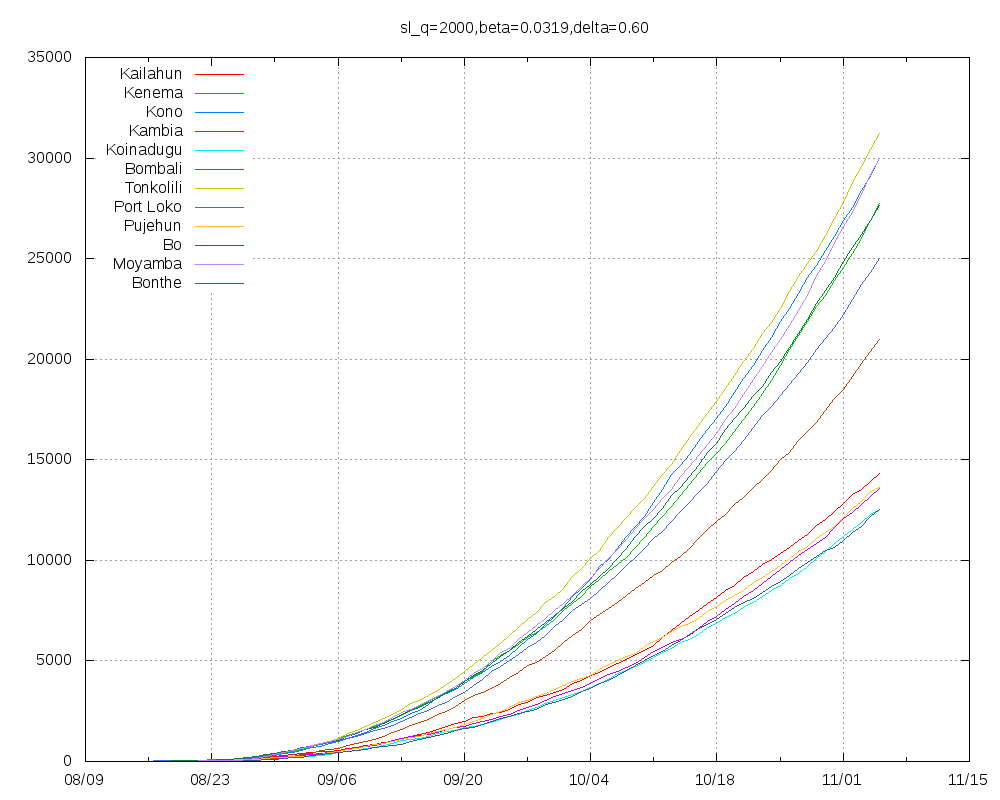

Here is the gnuplot script that generated this plot:
set title "sl_q=2000,beta=0.0319,delta=0.60"
set key top left
set grid
set xdata time
set timefmt "%Y-%m-%d"
set terminal png size 1000,800
set output "sl_q=2000,beta=0.0319,delta=0.60.png"
plot "Kailahun.tab" using 1:2 title "Kailahun" with lines,"Kenema.tab" using 1:2 title "Kenema" with lines,"Kono.tab" using 1:2 title "Kono" with lines,"Kambia.tab" using 1:2 title "Kambia" with lines,"Koinadugu.tab" using 1:2 title "Koinadugu" with lines,"Bombali.tab" using 1:2 title "Bombali" with lines,"Tonkolili.tab" using 1:2 title "Tonkolili" with lines,"Port_Loko.tab" using 1:2 title "Port Loko" with lines,"Pujehun.tab" using 1:2 title "Pujehun" with lines,"Bo.tab" using 1:2 title "Bo" with lines,"Moyamba.tab" using 1:2 title "Moyamba" with lines,"Bonthe.tab" using 1:2 title "Bonthe" with lines
